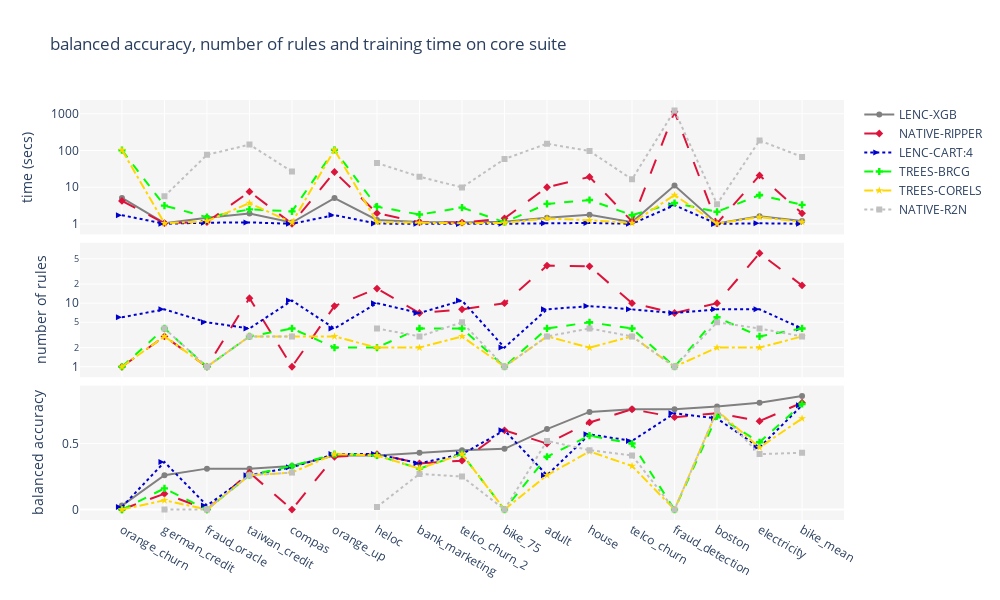

The code cell stored with this chart in its notebook:
### Code cell
perf_metric = 'adj_bal_acc'
sorted_df = df_core_suite.sort_values('LENC-XGB_'+perf_metric, ignore_index=True)
triple_chart(pipelines=DEFAULT_RI_PIPELINES, performance_metric=perf_metric, complexity_metric='nof_rules', df=sorted_df, df_long_name='core suite')

### Figure 1 — Plotly figure (JSON) as saved in the notebook; plotly's stock layout.template omitted (floating-point values rounded to 4 significant figures)
{"data": [{"line": {"color": "gray", "dash": "solid", "width": 2}, "marker": {"symbol": "circle"}, "mode": "markers+lines", "name": "LENC-XGB", "showlegend": true, "type": "scatter", "x": ["orange_churn", "german_credit", "fraud_oracle", "taiwan_credit", "compas", "orange_up", "heloc", "bank_marketing", "telco_churn_2", "bike_75", "adult", "house", "telco_churn", "fraud_detection", "boston", "electricity", "bike_mean"], "xaxis": "x3", "y": [0.03, 0.26, 0.31, 0.31, 0.33, 0.41, 0.41, 0.43, 0.45, 0.46, 0.61, 0.74, 0.76, 0.76, 0.78, 0.81, 0.86], "yaxis": "y3"}, {"line": {"color": "crimson", "dash": "longdash", "width": 2}, "marker": {"symbol": "diamond"}, "mode": "markers+lines", "name": "NATIVE-RIPPER", "showlegend": true, "type": "scatter", "x": ["orange_churn", "german_credit", "fraud_oracle", "taiwan_credit", "compas", "orange_up", "heloc", "bank_marketing", "telco_churn_2", "bike_75", "adult", "house", "telco_churn", "fraud_detection", "boston", "electricity", "bike_mean"], "xaxis": "x3", "y": [0, 0.12, 0, 0.28, 0, 0.4, 0.42, 0.35, 0.37, 0.6, 0.5, 0.66, 0.76, 0.7, 0.73, 0.67, 0.81], "yaxis": "y3"}, {"line": {"color": "mediumblue", "dash": "dot", "width": 2}, "marker": {"symbol": "arrow-right"}, "mode": "markers+lines", "name": "LENC-CART:4", "showlegend": true, "type": "scatter", "x": ["orange_churn", "german_credit", "fraud_oracle", "taiwan_credit", "compas", "orange_up", "heloc", "bank_marketing", "telco_churn_2", "bike_75", "adult", "house", "telco_churn", "fraud_detection", "boston", "electricity", "bike_mean"], "xaxis": "x3", "y": [0.02, 0.36, 0.03, 0.26, 0.32, 0.42, 0.42, 0.35, 0.42, 0.6, 0.26, 0.57, 0.52, 0.73, 0.69, 0.47, 0.79], "yaxis": "y3"}, {"line": {"color": "lime", "dash": "dash", "width": 2}, "marker": {"symbol": "cross"}, "mode": "markers+lines", "name": "TREES-BRCG", "showlegend": true, "type": "scatter", "x": ["orange_churn", "german_credit", "fraud_oracle", "taiwan_credit", "compas", "orange_up", "heloc", "bank_marketing", "telco_churn_2", "bike_75", "adult", "house", "telco_churn", "fraud_detection", "boston", "electricity", "bike_mean"], "xaxis": "x3", "y": [0, 0.16, 0, 0.26, 0.33, 0.42, 0.41, 0.31, 0.42, 0, 0.4, 0.56, 0.5, 0, 0.71, 0.51, 0.8], "yaxis": "y3"}, {"line": {"color": "gold", "dash": "dashdot", "width": 2}, "marker": {"symbol": "star"}, "mode": "markers+lines", "name": "TREES-CORELS", "showlegend": true, "type": "scatter", "x": ["orange_churn", "german_credit", "fraud_oracle", "taiwan_credit", "compas", "orange_up", "heloc", "bank_marketing", "telco_churn_2", "bike_75", "adult", "house", "telco_churn", "fraud_detection", "boston", "electricity", "bike_mean"], "xaxis": "x3", "y": [0, 0.07, 0, 0.26, 0.28, 0.42, 0.41, 0.31, 0.42, 0, 0.26, 0.44, 0.33, 0, 0.75, 0.47, 0.69], "yaxis": "y3"}, {"line": {"color": "silver", "dash": "dot", "width": 2}, "marker": {"symbol": "square"}, "mode": "markers+lines", "name": "NATIVE-R2N", "showlegend": true, "type": "scatter", "x": ["orange_churn", "german_credit", "fraud_oracle", "taiwan_credit", "compas", "orange_up", "heloc", "bank_marketing", "telco_churn_2", "bike_75", "adult", "house", "telco_churn", "fraud_detection", "boston", "electricity", "bike_mean"], "xaxis": "x3", "y": [null, 0, 0, 0.26, 0.28, null, 0.02, 0.27, 0.25, 0, 0.52, 0.45, 0.41, 0, 0.75, 0.42, 0.43], "yaxis": "y3"}, {"line": {"color": "crimson", "dash": "longdash", "width": 2}, "marker": {"symbol": "diamond"}, "mode": "markers+lines", "name": "NATIVE-RIPPER", "showlegend": false, "type": "scatter", "x": ["orange_churn", "german_credit", "fraud_oracle", "taiwan_credit", "compas", "orange_up", "heloc", "bank_marketing", "telco_churn_2", "bike_75", "adult", "house", "telco_churn", "fraud_detection", "boston", "electricity", "bike_mean"], "xaxis": "x2", "y": [1, 3, 1, 12, 1, 9, 17, 7, 8, 10, 39, 38, 10, 7, 10, 61, 19], "yaxis": "y2"}, {"line": {"color": "mediumblue", "dash": "dot", "width": 2}, "marker": {"symbol": "arrow-right"}, "mode": "markers+lines", "name": "LENC-CART:4", "showlegend": false, "type": "scatter", "x": ["orange_churn", "german_credit", "fraud_oracle", "taiwan_credit", "compas", "orange_up", "heloc", "bank_marketing", "telco_churn_2", "bike_75", "adult", "house", "telco_churn", "fraud_detection", "boston", "electricity", "bike_mean"], "xaxis": "x2", "y": [6, 8, 5, 4, 11, 4, 10, 7, 11, 2, 8, 9, 8, 7, 8, 8, 4], "yaxis": "y2"}, {"line": {"color": "lime", "dash": "dash", "width": 2}, "marker": {"symbol": "cross"}, "mode": "markers+lines", "name": "TREES-BRCG", "showlegend": false, "type": "scatter", "x": ["orange_churn", "german_credit", "fraud_oracle", "taiwan_credit", "compas", "orange_up", "heloc", "bank_marketing", "telco_churn_2", "bike_75", "adult", "house", "telco_churn", "fraud_detection", "boston", "electricity", "bike_mean"], "xaxis": "x2", "y": [1, 4, 1, 3, 4, 2, 2, 4, 4, 1, 4, 5, 4, 1, 6, 3, 4], "yaxis": "y2"}, {"line": {"color": "gold", "dash": "dashdot", "width": 2}, "marker": {"symbol": "star"}, "mode": "markers+lines", "name": "TREES-CORELS", "showlegend": false, "type": "scatter", "x": ["orange_churn", "german_credit", "fraud_oracle", "taiwan_credit", "compas", "orange_up", "heloc", "bank_marketing", "telco_churn_2", "bike_75", "adult", "house", "telco_churn", "fraud_detection", "boston", "electricity", "bike_mean"], "xaxis": "x2", "y": [1, 3, 1, 3, 3, 3, 2, 2, 3, 1, 3, 2, 3, 1, 2, 2, 3], "yaxis": "y2"}, {"line": {"color": "silver", "dash": "dot", "width": 2}, "marker": {"symbol": "square"}, "mode": "markers+lines", "name": "NATIVE-R2N", "showlegend": false, "type": "scatter", "x": ["orange_churn", "german_credit", "fraud_oracle", "taiwan_credit", "compas", "orange_up", "heloc", "bank_marketing", "telco_churn_2", "bike_75", "adult", "house", "telco_churn", "fraud_detection", "boston", "electricity", "bike_mean"], "xaxis": "x2", "y": [null, 4, 1, 3, 3, null, 4, 3, 5, 1, 3, 4, 3, 1, 5, 4, 3], "yaxis": "y2"}, {"line": {"color": "gray", "dash": "solid", "width": 2}, "marker": {"symbol": "circle"}, "mode": "markers+lines", "name": "LENC-XGB", "showlegend": false, "type": "scatter", "x": ["orange_churn", "german_credit", "fraud_oracle", "taiwan_credit", "compas", "orange_up", "heloc", "bank_marketing", "telco_churn_2", "bike_75", "adult", "house", "telco_churn", "fraud_detection", "boston", "electricity", "bike_mean"], "xaxis": "x", "y": [5.1, 1.05, 1.48, 1.93, 1.09, 5.07, 1.28, 1.13, 1.09, 1.14, 1.48, 1.79, 1.12, 11.1, 1.03, 1.62, 1.2], "yaxis": "y"}, {"line": {"color": "crimson", "dash": "longdash", "width": 2}, "marker": {"symbol": "diamond"}, "mode": "markers+lines", "name": "NATIVE-RIPPER", "showlegend": false, "type": "scatter", "x": ["orange_churn", "german_credit", "fraud_oracle", "taiwan_credit", "compas", "orange_up", "heloc", "bank_marketing", "telco_churn_2", "bike_75", "adult", "house", "telco_churn", "fraud_detection", "boston", "electricity", "bike_mean"], "xaxis": "x", "y": [4.22, 1.05, 1.12, 7.55, 1.01, 25.94, 1.96, 1.11, 1.09, 1.42, 9.98, 19.06, 1.17, 1129.0, 1.04, 20.9, 1.94], "yaxis": "y"}, {"line": {"color": "mediumblue", "dash": "dot", "width": 2}, "marker": {"symbol": "arrow-right"}, "mode": "markers+lines", "name": "LENC-CART:4", "showlegend": false, "type": "scatter", "x": ["orange_churn", "german_credit", "fraud_oracle", "taiwan_credit", "compas", "orange_up", "heloc", "bank_marketing", "telco_churn_2", "bike_75", "adult", "house", "telco_churn", "fraud_detection", "boston", "electricity", "bike_mean"], "xaxis": "x", "y": [1.73, 1.01, 1.08, 1.1, 1.01, 1.74, 1.02, 1.01, 1, 1.01, 1.04, 1.06, 1.01, 3.24, 1, 1.04, 1.01], "yaxis": "y"}, {"line": {"color": "lime", "dash": "dash", "width": 2}, "marker": {"symbol": "cross"}, "mode": "markers+lines", "name": "TREES-BRCG", "showlegend": false, "type": "scatter", "x": ["orange_churn", "german_credit", "fraud_oracle", "taiwan_credit", "compas", "orange_up", "heloc", "bank_marketing", "telco_churn_2", "bike_75", "adult", "house", "telco_churn", "fraud_detection", "boston", "electricity", "bike_mean"], "xaxis": "x", "y": [101.8, 3.15, 1.53, 2.49, 2.2, 104.1, 2.96, 1.8, 2.78, 1.12, 3.51, 4.49, 1.73, 3.72, 2.14, 6.11, 3.31], "yaxis": "y"}, {"line": {"color": "gold", "dash": "dashdot", "width": 2}, "marker": {"symbol": "star"}, "mode": "markers+lines", "name": "TREES-CORELS", "showlegend": false, "type": "scatter", "x": ["orange_churn", "german_credit", "fraud_oracle", "taiwan_credit", "compas", "orange_up", "heloc", "bank_marketing", "telco_churn_2", "bike_75", "adult", "house", "telco_churn", "fraud_detection", "boston", "electricity", "bike_mean"], "xaxis": "x", "y": [102.9, 1.04, 1.19, 3.7, 1.09, 104.3, 1.12, 1.08, 1.04, 1.07, 1.41, 1.26, 1.06, 6.1, 1.02, 1.54, 1.13], "yaxis": "y"}, {"line": {"color": "silver", "dash": "dot", "width": 2}, "marker": {"symbol": "square"}, "mode": "markers+lines", "name": "NATIVE-R2N", "showlegend": false, "type": "scatter", "x": ["orange_churn", "german_credit", "fraud_oracle", "taiwan_credit", "compas", "orange_up", "heloc", "bank_marketing", "telco_churn_2", "bike_75", "adult", "house", "telco_churn", "fraud_detection", "boston", "electricity", "bike_mean"], "xaxis": "x", "y": [null, 5.66, 76.28, 144.8, 26.65, null, 45.47, 19.32, 9.88, 58.58, 153.5, 96.81, 16.37, 1231.0, 3.45, 187.7, 67.01], "yaxis": "y"}], "layout": {"height": 600, "plot_bgcolor": "whitesmoke", "title": {"text": "balanced accuracy, number of rules and training time on core suite"}, "width": 1000, "xaxis": {"anchor": "y", "domain": [0, 1], "matches": "x3", "showticklabels": false}, "xaxis2": {"anchor": "y2", "domain": [0, 1], "matches": "x3", "showticklabels": false}, "xaxis3": {"anchor": "y3", "domain": [0, 1]}, "yaxis": {"anchor": "x", "domain": [0.68, 1], "title": {"text": "time (secs)"}, "type": "log"}, "yaxis2": {"anchor": "x2", "domain": [0.34, 0.66], "title": {"text": "number of rules"}, "type": "log"}, "yaxis3": {"anchor": "x3", "domain": [0, 0.32], "title": {"text": "balanced accuracy"}}}}
